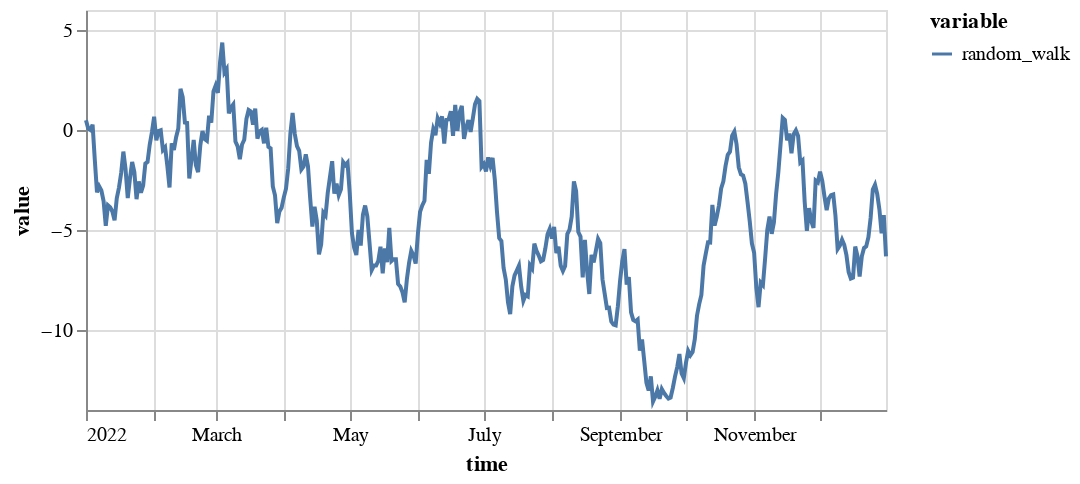

Notebook cell for this chart:
### Markdown cell above
As expected, you can call the `plot()` method

### Code cell
ts.plot()

### Figure 1 — Vega specification as saved in the notebook (floating-point values rounded to 4 significant figures; data arrays with more than 128 entries replaced by an {"elided": "..."} marker saying what was removed)
{"$schema": "https://vega.github.io/schema/vega/v5.json", "data": [{"name": "source_0", "values": {"elided": "365 records"}, "transform": [{"type": "formula", "expr": "toDate(datum['time'])", "as": "time"}]}, {"name": "source_0_y_domain_value", "values": [{"min": -13.58, "max": 4.372}]}, {"name": "source_0_color_domain_variable", "values": [{"variable": "random_walk"}]}], "marks": [{"type": "group", "name": "layer_0_pathgroup", "from": {"facet": {"data": "source_0", "name": "faceted_path_layer_0_main", "groupby": ["variable"]}}, "encode": {"update": {"width": {"field": {"signal": null, "datum": null, "group": "width", "parent": null}}, "height": {"field": {"signal": null, "datum": null, "group": "height", "parent": null}}}}, "marks": [{"type": "line", "name": "layer_0_marks", "from": {"data": "faceted_path_layer_0_main"}, "sort": {"field": "x"}, "encode": {"update": {"y": {"field": "value", "scale": "y"}, "x": {"field": "time", "scale": "x"}, "stroke": {"field": "variable", "scale": "color"}, "defined": {"signal": "isValid(datum[\"time\"]) && isFinite(+datum[\"time\"]) && isValid(datum[\"value\"]) && isFinite(+datum[\"value\"])"}}}, "style": ["line"]}]}], "scales": [{"name": "x", "type": "time", "domain": {"data": "source_0", "field": "time"}, "range": [0, {"signal": "width"}]}, {"name": "y", "type": "linear", "domain": [{"signal": "(data(\"source_0_y_domain_value\")[0] || {}).min"}, {"signal": "(data(\"source_0_y_domain_value\")[0] || {}).max"}], "range": [{"signal": "height"}, 0], "nice": true, "zero": true}, {"name": "color", "type": "ordinal", "domain": {"data": "source_0_color_domain_variable", "field": "variable", "sort": true}, "range": "category"}], "axes": [{"scale": "x", "orient": "bottom", "tickCount": {"signal": "ceil(width/40)"}, "maxExtent": 0, "domain": false, "minExtent": 0, "labels": false, "aria": false, "ticks": false, "grid": true, "zindex": 0, "gridScale": "y"}, {"scale": "y", "zindex": 0, "maxExtent": 0, "ticks": false, "domain": false, "orient": "left", "minExtent": 0, "tickCount": {"signal": "ceil(height/40)"}, "aria": false, "grid": true, "labels": false, "gridScale": "x"}, {"scale": "x", "labelFlush": true, "labelOverlap": true, "grid": false, "zindex": 0, "tickCount": {"signal": "ceil(width/40)"}, "orient": "bottom", "title": "time"}, {"scale": "y", "orient": "left", "grid": false, "title": "value", "labelOverlap": true, "tickCount": {"signal": "ceil(height/40)"}, "zindex": 0}], "height": 200, "padding": 5, "width": 400, "background": "white", "legends": [{"stroke": "color", "symbolType": "stroke", "title": "variable"}], "style": "cell"}
